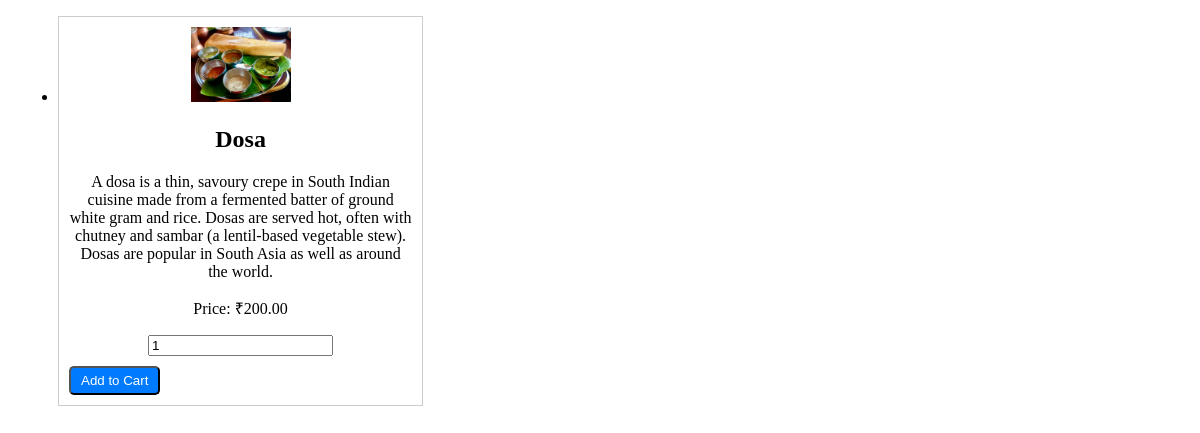
The app's page /newapp/product_details/1/ (signed in) with its own data.
### newapp/models.py (models this page shows, shortened)
class Product(models.Model):
    name = models.CharField(max_length=255)
    description = models.TextField()
    price = models.DecimalField(max_digits=10, decimal_places=2)
    image = models.ImageField(upload_to='products/')
    created_at = models.DateTimeField(auto_now_add=True)
    updated_at = models.DateTimeField(auto_now=True)

### newapp/views.py (the view)
# urls.py: path('product_details/<int:pk>/', views.product_details, name='product_details'),
@login_required(login_url = '/newapp/customer_login')
def product_details(request, pk):
    prod_detail = Product.objects.get(id=pk)
    return render(request, 'product_details.html', {'prod_detail': prod_detail})

### newapp/templates/product_details.html (shortened to what this page needs)
<!DOCTYPE html>
<html lang="en">
<head>
</head>
<body>
    <ul class="product-list">
        <li class="product-item">
            <img src="{{ prod_detail.image.url }}" alt="{{ prod_detail.name }}" width="100">
            <h2>{{ prod_detail.name }}</h2>
            <p>{{ prod_detail.description }}</p>
            <p>Price: ₹{{ prod_detail.price }}</p>
            {% if user.is_authenticated %}
                <form method="post" action="{% url 'newapp:add_to_cart' prod_detail.id %}">
                    <input type="number" name="quantity" value="1" min="1" required>
                    <button type="submit" class="buy-now-button">Add to Cart</button>
                </form>
            {% else %}
                <a href="{% url 'customer_login' %}" class="buy-now-button">Login to Add to Cart</a>
            {% endif %}
        </li>
    </ul>
</body>
</html>

### newapp/templates/product_details.html (style rules this page uses)
.product-item { flex: 1; max-width: 30%; margin: 10px; border: 1px solid #ccc; padding: 10px; text-align: center; }
.buy-now-button { display: block; margin-top: 10px; background-color: #007bff; color: #fff; text-decoration: none; padding: 5px 10px; border-radius: 5px; }

### records on screen
Product: image (picture), name "Dosa", description "A dosa is a thin, savoury crepe in South Indian cuisine made from a fermented batter of ground white gram and rice. Dosas are served hot, often with chutney and sambar (a lentil-based vegetable stew). Dosas are popular in South Asia as well as around the world.", price "200.00"
